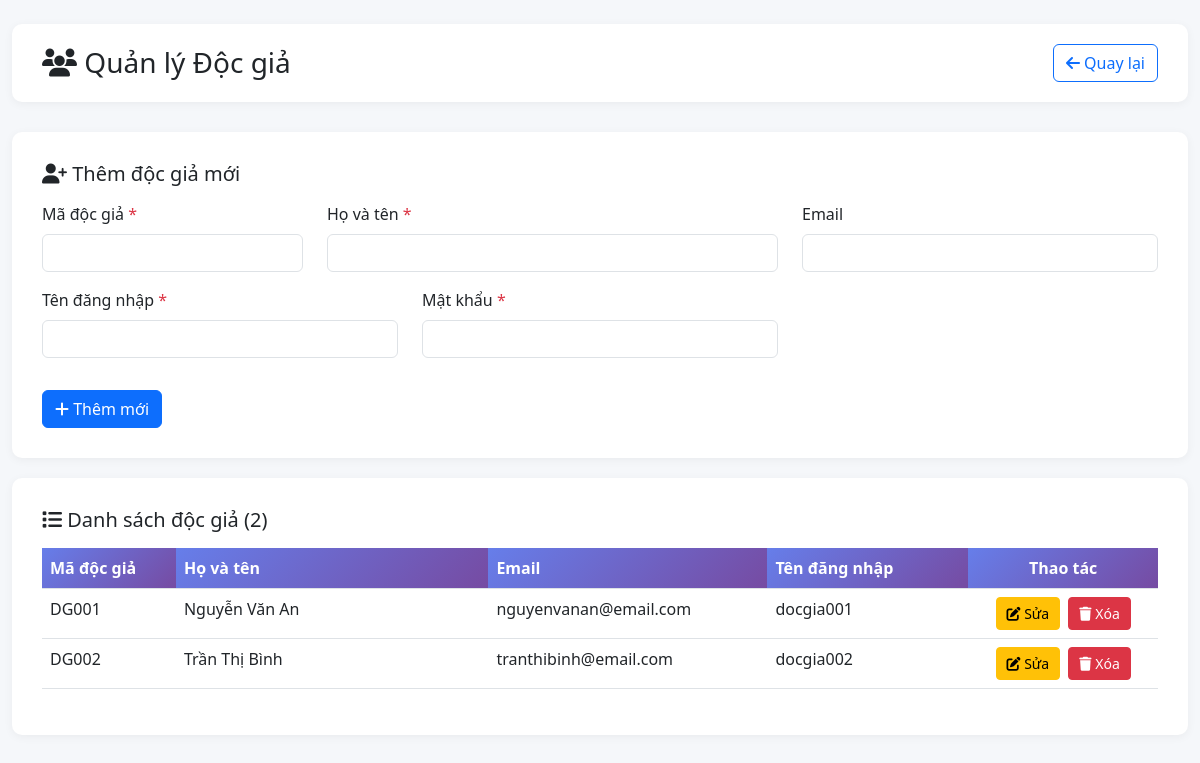
Screenshot of /quan_ly_docgia.php (signed in) with the database file from the repository.
### tables this page shows
CREATE TABLE DocGia (
    MaDG VARCHAR(10) PRIMARY KEY,
    HoTen VARCHAR(100) NOT NULL,
    Email VARCHAR(100),
    username VARCHAR(50) NOT NULL,
    FOREIGN KEY (username) REFERENCES Account(username) ON DELETE CASCADE ON UPDATE CASCADE
);

### quan_ly_docgia.php (the view, shortened to what this page needs)
<?php
require_once 'db_config.php';
$editDocGia = null;
$docGiaList = $conn->query("SELECT * FROM DocGia ORDER BY MaDG");
?>
<!DOCTYPE html>
<html lang="vi">
<head>
    <link href="https://cdn.jsdelivr.net/npm/bootstrap@5.3.0/dist/css/bootstrap.min.css" rel="stylesheet">
    <link href="https://cdnjs.cloudflare.com/ajax/libs/font-awesome/6.4.0/css/all.min.css" rel="stylesheet">
</head>
<body>
    <div class="container-fluid mt-4">
        <div class="header-bar">
            <div class="row align-items-center">
                <div class="col">
                    <h3 class="mb-0"><i class="fas fa-users"></i> Quản lý Độc giả</h3>
                </div>
                <div class="col-auto">
                    <a href="admin_dashboard.php" class="btn btn-outline-primary">
                        <i class="fas fa-arrow-left"></i> Quay lại
                    </a>
                </div>
            </div>
        </div>
        <div class="content-card">
            <h5 class="mb-3">
                <i class="fas <?php echo $editDocGia ? 'fa-edit' : 'fa-user-plus'; ?>"></i>
                <?php echo $editDocGia ? 'Sửa thông tin độc giả' : 'Thêm độc giả mới'; ?>
            </h5>
            <form method="POST">
                <div class="row">
                    <div class="col-md-3">
                        <div class="mb-3">
                            <label class="form-label">Mã độc giả <span class="text-danger">*</span></label>
                            <input type="text" class="form-control" name="maDG"
                                   value="<?php echo $editDocGia ? htmlspecialchars($editDocGia['MaDG']) : ''; ?>"
                                   required>
                        </div>
                    </div>
                    <div class="col-md-5">
                        <div class="mb-3">
                            <label class="form-label">Họ và tên <span class="text-danger">*</span></label>
                            <input type="text" class="form-control" name="hoTen"
                                   value="<?php echo $editDocGia ? htmlspecialchars($editDocGia['HoTen']) : ''; ?>" required>
                        </div>
                    </div>
                    <div class="col-md-4">
                        <div class="mb-3">
                            <label class="form-label">Email</label>
                            <input type="email" class="form-control" name="email"
                                   value="<?php echo $editDocGia ? htmlspecialchars($editDocGia['Email']) : ''; ?>">
                        </div>
                    </div>
                </div>
                <div class="row">
                    <div class="col-md-4">
                        <div class="mb-3">
                            <label class="form-label">Tên đăng nhập <span class="text-danger">*</span></label>
                            <input type="text" class="form-control" name="username"
                                   value="<?php echo $editDocGia ? htmlspecialchars($editDocGia['username']) : ''; ?>" required>
                        </div>
                    </div>
                    <div class="col-md-4">
                        <div class="mb-3">
                            <label class="form-label">
                                Mật khẩu <?php echo $editDocGia ? '' : '<span class="text-danger">*</span>'; ?>
                            </label>
                            <input type="password" class="form-control" name="password"
                                   <?php echo $editDocGia ? '' : 'required'; ?>>
                        </div>
                    </div>
                </div>
                <div class="mt-3">
                    <button type="submit" class="btn btn-primary">
                        <i class="fas <?php echo $editDocGia ? 'fa-save' : 'fa-plus'; ?>"></i>
                        <?php echo $editDocGia ? 'Cập nhật' : 'Thêm mới'; ?>
                    </button>
                </div>
            </form>
        </div>
        <div class="content-card">
            <h5 class="mb-3"><i class="fas fa-list"></i> Danh sách độc giả (<?php echo $docGiaList->num_rows; ?>)</h5>
            <div class="table-responsive">
                <table class="table table-hover">
                    <thead>
                        <tr>
                            <th style="width: 12%">Mã độc giả</th>
                            <th style="width: 28%">Họ và tên</th>
                            <th style="width: 25%">Email</th>
                            <th style="width: 18%">Tên đăng nhập</th>
                            <th style="width: 17%" class="text-center">Thao tác</th>
                        </tr>
                    </thead>
                    <tbody>
                        <?php if ($docGiaList->num_rows > 0): ?>
                            <?php while ($dg = $docGiaList->fetch_assoc()): ?>
                                <tr>
                                    <td><?php echo htmlspecialchars($dg['MaDG']); ?></td>
                                    <td><?php echo htmlspecialchars($dg['HoTen']); ?></td>
                                    <td><?php echo htmlspecialchars($dg['Email']); ?></td>
                                    <td><?php echo htmlspecialchars($dg['username']); ?></td>
                                    <td class="text-center">
                                        <a href="?edit=<?php echo urlencode($dg['MaDG']); ?>"
                                           class="btn btn-warning btn-sm action-btn">
                                            <i class="fas fa-edit"></i> Sửa
                                        </a>
                                        <a href="?delete=<?php echo urlencode($dg['MaDG']); ?>"
                                           class="btn btn-danger btn-sm action-btn"
                                           onclick="return confirm('Bạn có chắc muốn xóa độc giả này?')">
                                            <i class="fas fa-trash"></i> Xóa
                                        </a>
                                    </td>
                                </tr>
                            <?php endwhile; ?>
                        <?php endif; ?>
                    </tbody>
                </table>
            </div>
        </div>
    </div>
</body>
</html>

### quan_ly_docgia.php (style rules this page uses)
body { background: #f5f7fa; }
.header-bar { background: white; padding: 20px 30px; border-radius: 10px; box-shadow: 0 2px 10px rgba(0,0,0,0.05); margin-bottom: 30px; }
.content-card { background: white; padding: 30px; border-radius: 10px; box-shadow: 0 2px 10px rgba(0,0,0,0.05); margin-bottom: 20px; }
.table th { background: linear-gradient(135deg, #667eea 0%, #764ba2 100%); color: white; }
.action-btn { padding: 5px 10px; margin: 0 2px; }

### rows the page displays
docgia: MaDG "DG001", HoTen "Nguyễn Văn An", Email "nguyenvanan@email.com", username "docgia001"
docgia: MaDG "DG002", HoTen "Trần Thị Bình", Email "tranthibinh@email.com", username "docgia002"

### other values shown
$docGiaList->num_rows "2"
